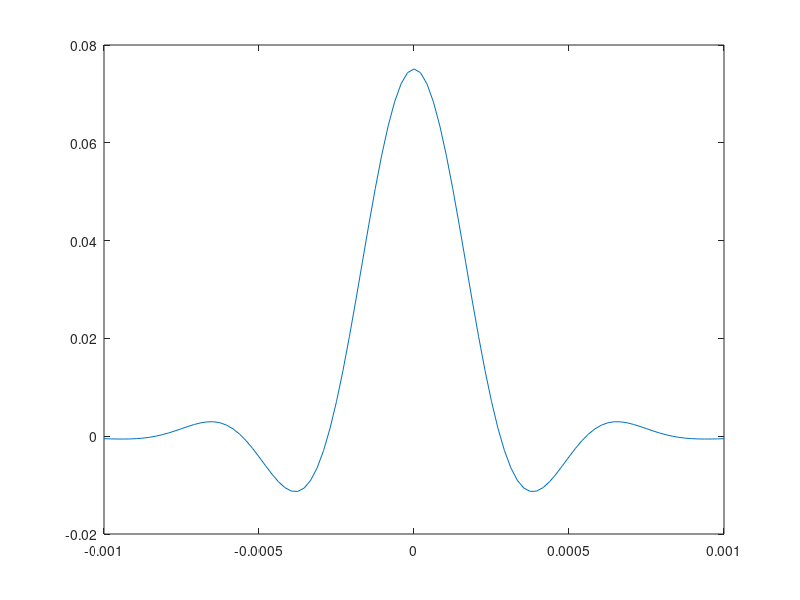
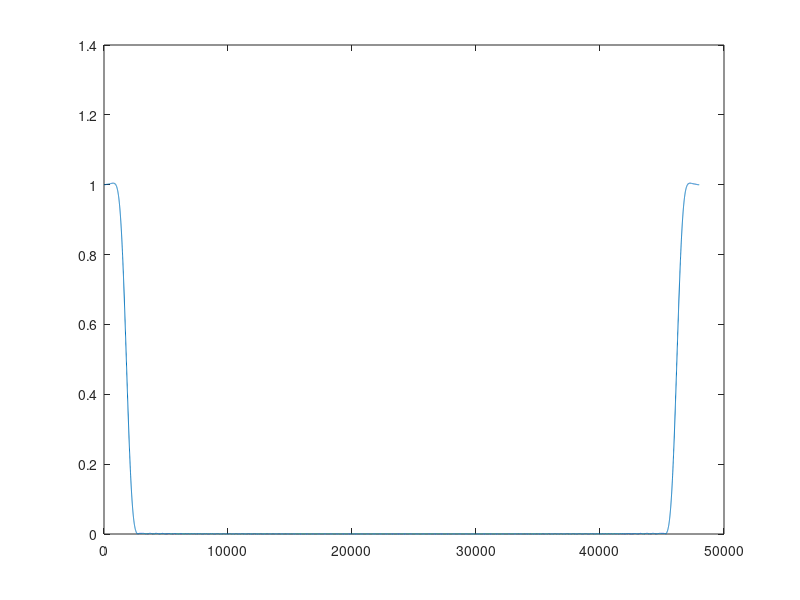

The MATLAB script that drew these images, in order:
sampleRate = 48000;
cutoff = 1800;
length = 0.002;

numSamples = floor(sampleRate*length/2)*2+1;

t = 0:numSamples-1;
t = t/(numSamples-1);
t = t*length;
t = t-(length/2);

n = 2*cutoff;
y = sin(pi*n*t)./(pi*n*t);
y(floor(numSamples/2) + 1) = 1;

w = 0.54 + 0.46*cos(2*t/length*pi);

y = y.* w;
y = y / sum(y);

figure(1);
plot(t, [y']);
fftsize = 16384;
figure(2);
plot((0:fftsize-1)./(fftsize-1).*sampleRate, abs(fft(y, fftsize)));




